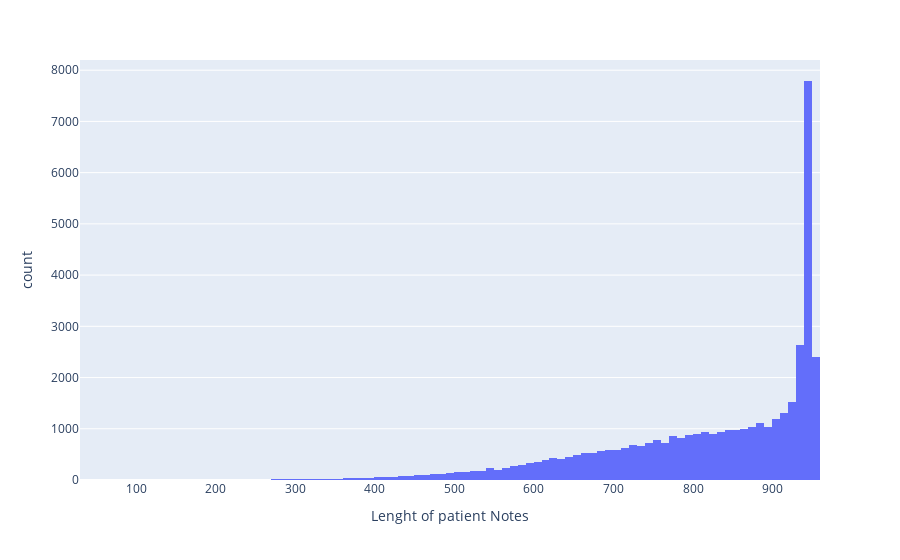

The notebook cell saved with this chart:
### Markdown cell above
### Patient Notes Length Distribution 
<a id="3.3.2"></a>

### Code cell
all_notes = []
all_notes_len = []
for notes in patient_notes['pn_history']:
    all_notes.append(notes)
    all_notes_len.append(len(notes))
print("Average length of Patient History - ",np.mean(all_notes_len))
fig = px.histogram(x = all_notes_len,nbins = 100)
fig.update_xaxes(title = "Lenght of patient Notes")
fig.show()

### Figure 1 — Plotly figure (JSON) as saved in the notebook; plotly's stock layout.template omitted (floating-point values rounded to 4 significant figures; data arrays with more than 128 entries replaced by an {"elided": "..."} marker saying what was removed)
{"data": [{"alignmentgroup": "True", "bingroup": "x", "hovertemplate": "x=%{x}<br>count=%{y}<extra></extra>", "legendgroup": "", "marker": {"color": "#636efa", "pattern": {"shape": ""}}, "name": "", "nbinsx": 100, "offsetgroup": "", "orientation": "v", "showlegend": false, "type": "histogram", "x": {"elided": "42146 int values"}, "xaxis": "x", "yaxis": "y"}], "layout": {"autosize": true, "barmode": "relative", "legend": {"tracegroupgap": 0}, "margin": {"t": 60}, "xaxis": {"anchor": "y", "autorange": true, "domain": [0, 1], "range": [29.5, 959.5], "title": {"text": "Lenght of patient Notes"}, "type": "linear"}, "yaxis": {"anchor": "x", "autorange": true, "domain": [0, 1], "range": [0, 8199.0], "title": {"text": "count"}}}}
